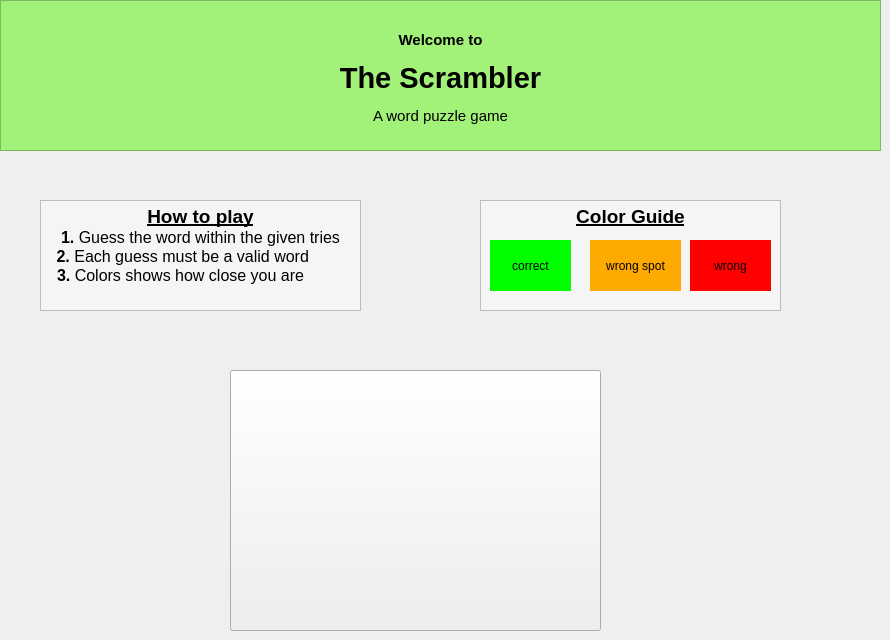
    <widget class="QWidget" name="page">
     <widget class="QTextEdit" name="textEdit">
      <property name="geometry">
       <rect>
        <x>0</x>
        <y>0</y>
        <width>881</width>
        <height>151</height>
       </rect>
      </property>
      <property name="styleSheet">
       <string notr="true">background-color: rgb(162, 241, 120);</string>
      </property>
      <property name="readOnly">
       <bool>true</bool>
      </property>
      <property name="html">
       <string>&lt;!DOCTYPE HTML PUBLIC &quot;-//W3C//DTD HTML 4.0//EN&quot; &quot;http://www.w3.org/TR/REC-html40/strict.dtd&quot;&gt;
&lt;html&gt;&lt;head&gt;&lt;meta name=&quot;qrichtext&quot; content=&quot;1&quot; /&gt;&lt;meta charset=&quot;utf-8&quot; /&gt;&lt;style type=&quot;text/css&quot;&gt;
p, li { white-space: pre-wrap; }
hr { height: 1px; border-width: 0; }
li.unchecked::marker { content: &quot;\2610&quot;; }
li.checked::marker { content: &quot;\2612&quot;; }
&lt;/style&gt;&lt;/head&gt;&lt;body style=&quot; font-family:'Segoe UI'; font-size:9pt; font-weight:400; font-style:normal;&quot;&gt;
&lt;p align=&quot;center&quot; style=&quot;-qt-paragraph-type:empty; margin-top:12px; margin-bottom:12px; margin-left:0px; margin-right:0px; -qt-block-indent:0; text-indent:0px;&quot;&gt;&lt;br /&gt;&lt;/p&gt;
&lt;p align=&quot;center&quot; style=&quot; margin-top:12px; margin-bottom:12px; margin-left:0px; margin-right:0px; -qt-block-indent:0; text-indent:0px;&quot;&gt;&lt;span style=&quot; font-size:11pt; font-weight:700; color:#000000;&quot;&gt;Welcome to&lt;/span&gt;&lt;/p&gt;
&lt;p align=&quot;center&quot; style=&quot; margin-top:12px; margin-bottom:12px; margin-left:0px; margin-right:0px; -qt-block-indent:0; text-indent:0px;&quot;&gt;&lt;span style=&quot; font-size:22pt; font-weight:700;&quot;&gt;The Scrambler&lt;/span&gt;&lt;/p&gt;
&lt;p align=&quot;center&quot; style=&quot; margin-top:12px; margin-bottom:12px; margin-left:0px; margin-right:0px; -qt-block-indent:0; text-indent:0px;&quot;&gt;&lt;span style=&quot; font-size:11pt;&quot;&gt;A word puzzle game&lt;/span&gt;&lt;/p&gt;&lt;/body&gt;&lt;/html&gt;</string>
      </property>
     </widget>
     <widget class="QPushButton" name="pushButton">
      <property name="geometry">
       <rect>
        <x>230</x>
        <y>370</y>
        <width>371</width>
        <height>261</height>
       </rect>
      </property>
      <property name="minimumSize">
       <size>
        <width>0</width>
        <height>0</height>
       </size>
      </property>
      <property name="styleSheet">
       <string notr="true">border-image: url(:/button/play_button.png);</string>
      </property>
      <property name="text">
       <string/>
      </property>
     </widget>
     <widget class="QTextEdit" name="textEdit_17">
      <property name="geometry">
       <rect>
        <x>40</x>
        <y>200</y>
        <width>321</width>
        <height>111</height>
       </rect>
      </property>
      <property name="styleSheet">
       <string notr="true">border-color: rgb(214, 214, 214);
background-color: rgb(245, 245, 245);</string>
      </property>
      <property name="html">
       <string>&lt;!DOCTYPE HTML PUBLIC &quot;-//W3C//DTD HTML 4.0//EN&quot; &quot;http://www.w3.org/TR/REC-html40/strict.dtd&quot;&gt;
&lt;html&gt;&lt;head&gt;&lt;meta name=&quot;qrichtext&quot; content=&quot;1&quot; /&gt;&lt;meta charset=&quot;utf-8&quot; /&gt;&lt;style type=&quot;text/css&quot;&gt;
p, li { white-space: pre-wrap; }
hr { height: 1px; border-width: 0; }
li.unchecked::marker { content: &quot;\2610&quot;; }
li.checked::marker { content: &quot;\2612&quot;; }
&lt;/style&gt;&lt;/head&gt;&lt;body style=&quot; font-family:'Segoe UI'; font-size:9pt; font-weight:400; font-style:normal;&quot;&gt;
&lt;p align=&quot;center&quot; style=&quot; margin-top:0px; margin-bottom:0px; margin-left:0px; margin-right:0px; -qt-block-indent:0; text-indent:0px;&quot;&gt;&lt;span style=&quot; font-size:14pt; font-weight:700; text-decoration: underline;&quot;&gt;How to play&lt;/span&gt;&lt;/p&gt;
&lt;p align=&quot;center&quot; style=&quot; margin-top:0px; margin-bottom:0px; margin-left:0px; margin-right:0px; -qt-block-indent:0; text-indent:0px;&quot;&gt;&lt;span style=&quot; font-size:12pt; font-weight:700;&quot;&gt;1.&lt;/span&gt;&lt;span style=&quot; font-size:12pt;&quot;&gt; Guess the word within the given tries&lt;/span&gt;&lt;/p&gt;
&lt;p align=&quot;center&quot; style=&quot; margin-top:0px; margin-bottom:0px; margin-left:0px; margin-right:0px; -qt-block-indent:0; text-indent:0px;&quot;&gt;&lt;span style=&quot; font-size:12pt; font-weight:700;&quot;&gt;2.&lt;/span&gt;&lt;span style=&quot; font-size:12pt;&quot;&gt; Each guess must be a valid word        &lt;/span&gt;&lt;/p&gt;
&lt;p align=&quot;center&quot; style=&quot; margin-top:0px; margin-bottom:0px; margin-left:0px; margin-right:0px; -qt-block-indent:0; text-indent:0px;&quot;&gt;&lt;span style=&quot; font-size:12pt; font-weight:700;&quot;&gt;3.&lt;/span&gt;&lt;span style=&quot; font-size:12pt;&quot;&gt; Colors shows how close you are         &lt;/span&gt;&lt;/p&gt;&lt;/body&gt;&lt;/html&gt;</string>
      </property>
     </widget>
     <widget class="QTextEdit" name="textEdit_18">
      <property name="geometry">
       <rect>
        <x>480</x>
        <y>200</y>
        <width>301</width>
        <height>111</height>
       </rect>
      </property>
      <property name="styleSheet">
       <string notr="true">border-color: rgb(214, 214, 214);
background-color: rgb(245, 245, 245);</string>
      </property>
      <property name="html">
       <string>&lt;!DOCTYPE HTML PUBLIC &quot;-//W3C//DTD HTML 4.0//EN&quot; &quot;http://www.w3.org/TR/REC-html40/strict.dtd&quot;&gt;
&lt;html&gt;&lt;head&gt;&lt;meta name=&quot;qrichtext&quot; content=&quot;1&quot; /&gt;&lt;meta charset=&quot;utf-8&quot; /&gt;&lt;style type=&quot;text/css&quot;&gt;
p, li { white-space: pre-wrap; }
hr { height: 1px; border-width: 0; }
li.unchecked::marker { content: &quot;\2610&quot;; }
li.checked::marker { content: &quot;\2612&quot;; }
&lt;/style&gt;&lt;/head&gt;&lt;body style=&quot; font-family:'Segoe UI'; font-size:9pt; font-weight:400; font-style:normal;&quot;&gt;
&lt;p align=&quot;center&quot; style=&quot; margin-top:0px; margin-bottom:0px; margin-left:0px; margin-right:0px; -qt-block-indent:0; text-indent:0px;&quot;&gt;&lt;span style=&quot; font-size:14pt; font-weight:700; text-decoration: underline;&quot;&gt;Color Guide&lt;/span&gt;&lt;/p&gt;
&lt;p align=&quot;center&quot; style=&quot;-qt-paragraph-type:empty; margin-top:0px; margin-bottom:0px; margin-left:0px; margin-right:0px; -qt-block-indent:0; text-indent:0px; font-size:12pt;&quot;&gt;&lt;br /&gt;&lt;/p&gt;&lt;/body&gt;&lt;/html&gt;</string>
      </property>
     </widget>
     <widget class="QLabel" name="label_36">
      <property name="geometry">
       <rect>
        <x>690</x>
        <y>240</y>
        <width>81</width>
        <height>51</height>
       </rect>
      </property>
      <property name="styleSheet">
       <string notr="true">background-color: rgb(255, 0, 0);
color: rgb(0, 0, 0);</string>
      </property>
      <property name="text">
       <string>wrong</string>
      </property>
      <property name="alignment">
       <set>Qt::AlignmentFlag::AlignCenter</set>
      </property>
     </widget>
     <widget class="QLabel" name="label_37">
      <property name="geometry">
       <rect>
        <x>590</x>
        <y>240</y>
        <width>91</width>
        <height>51</height>
       </rect>
      </property>
      <property name="styleSheet">
       <string notr="true">color: rgb(0, 0, 0);
background-color: rgb(255, 170, 0);</string>
      </property>
      <property name="text">
       <string>wrong spot</string>
      </property>
      <property name="alignment">
       <set>Qt::AlignmentFlag::AlignCenter</set>
      </property>
     </widget>
     <widget class="QLabel" name="label_38">
      <property name="geometry">
       <rect>
        <x>490</x>
        <y>240</y>
        <width>81</width>
        <height>51</height>
       </rect>
      </property>
      <property name="styleSheet">
       <string notr="true">color: rgb(0, 0, 0);
background-color: rgb(0, 255, 0);</string>
      </property>
      <property name="text">
       <string>correct</string>
      </property>
      <property name="alignment">
       <set>Qt::AlignmentFlag::AlignCenter</set>
      </property>
     </widget>
    </widget>
